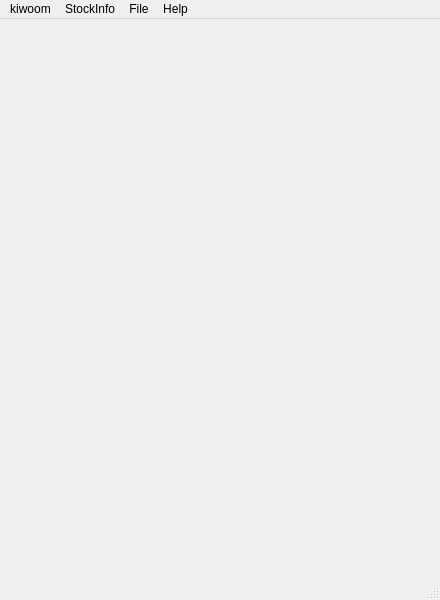
<?xml version="1.0" encoding="UTF-8"?>
<ui version="4.0">
 <class>MainWindow</class>
 <widget class="QMainWindow" name="MainWindow">
  <property name="geometry">
   <rect>
    <x>0</x>
    <y>0</y>
    <width>440</width>
    <height>600</height>
   </rect>
  </property>
  <property name="windowTitle">
   <string>MainWindow</string>
  </property>
  <widget class="QWidget" name="centralwidget"/>
  <widget class="QMenuBar" name="menubar">
   <property name="geometry">
    <rect>
     <x>0</x>
     <y>0</y>
     <width>440</width>
     <height>21</height>
    </rect>
   </property>
   <widget class="QMenu" name="menuKiwoom">
    <property name="title">
     <string>kiwoom</string>
    </property>
    <addaction name="loginAction"/>
    <addaction name="separator"/>
    <addaction name="loginStatusAction"/>
    <addaction name="userInfoAction"/>
    <addaction name="depositInfoAction"/>
    <addaction name="accountBalanceInfoAction"/>
    <addaction name="unContractedInfoAction"/>
    <addaction name="realtimeDataAction"/>
    <addaction name="conditionSearchAction"/>
    <addaction name="traderAction"/>
    <addaction name="kiwoomTestaction"/>
   </widget>
   <widget class="QMenu" name="menuStockInfo">
    <property name="title">
     <string>StockInfo</string>
    </property>
    <addaction name="foreignerPlatformAction"/>
    <addaction name="financialStaPlatformAction"/>
    <addaction name="listedCorporationAction"/>
   </widget>
   <widget class="QMenu" name="menuFile">
    <property name="title">
     <string>File</string>
    </property>
    <addaction name="exitAction"/>
    <addaction name="openAction"/>
   </widget>
   <widget class="QMenu" name="menuHelp">
    <property name="title">
     <string>Help</string>
    </property>
    <addaction name="menuHelpPlatform"/>
   </widget>
   <addaction name="menuKiwoom"/>
   <addaction name="menuStockInfo"/>
   <addaction name="menuFile"/>
   <addaction name="menuHelp"/>
  </widget>
  <widget class="QStatusBar" name="statusbar"/>
  <action name="loginAction">
   <property name="text">
    <string>접속하기</string>
   </property>
  </action>
  <action name="loginStatusAction">
   <property name="text">
    <string>접속상태</string>
   </property>
  </action>
  <action name="userInfoAction">
   <property name="text">
    <string>정보보기</string>
   </property>
  </action>
  <action name="depositInfoAction">
   <property name="text">
    <string>예수금조회</string>
   </property>
  </action>
  <action name="accountBalanceInfoAction">
   <property name="text">
    <string>계좌잔고조회</string>
   </property>
  </action>
  <action name="unContractedInfoAction">
   <property name="text">
    <string>미체결내역조회</string>
   </property>
  </action>
  <action name="foreignerPlatformAction">
   <property name="text">
    <string>외국인 한도 소진율</string>
   </property>
  </action>
  <action name="financialStaPlatformAction">
   <property name="text">
    <string>제무제표</string>
   </property>
  </action>
  <action name="exitAction">
   <property name="text">
    <string>Exit</string>
   </property>
  </action>
  <action name="openAction">
   <property name="text">
    <string>newWindow</string>
   </property>
  </action>
  <action name="menuHelpPlatform">
   <property name="text">
    <string>Platform</string>
   </property>
  </action>
  <action name="realtimeDataAction">
   <property name="text">
    <string>실시간데이타</string>
   </property>
  </action>
  <action name="listedCorporationAction">
   <property name="text">
    <string>상장사</string>
   </property>
  </action>
  <action name="conditionSearchAction">
   <property name="text">
    <string>조건검색식</string>
   </property>
  </action>
  <action name="kiwoomTestaction">
   <property name="text">
    <string>주문테스트</string>
   </property>
  </action>
  <action name="traderAction">
   <property name="text">
    <string>트레이더</string>
   </property>
  </action>
 </widget>
 <resources/>
 <connections/>
</ui>
